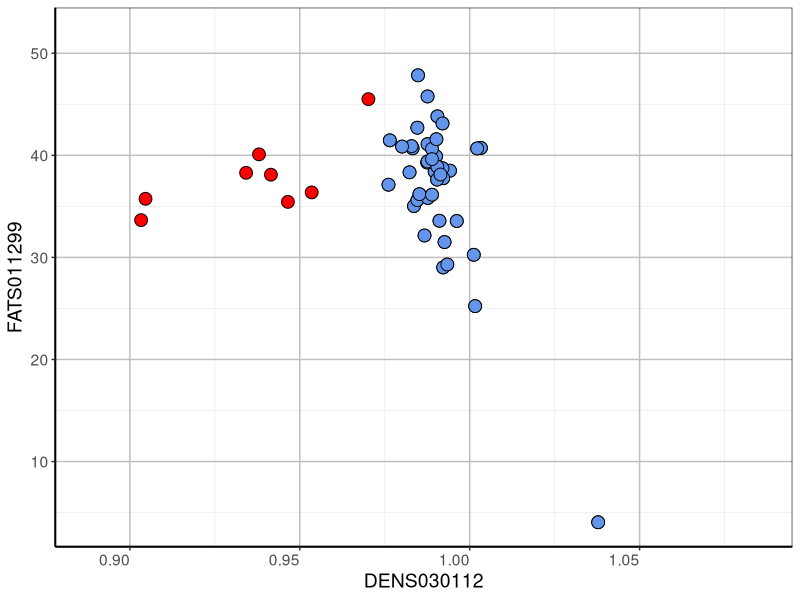

This figure's R source:
# Clean Up environment ---------------------------------------------------
rm(list=ls())

# Packages ---------------------------------------------------------------
library(readxl)
library(readr)
library(dplyr)
library(tidyr)
library(ggplot2)

# Data Input -------------------------------------------------------------
data.in <- read_excel("cream2.xlsx")

## Data Cleaning ---------------------------------------------------------

# Remove duplicates ------------------------------------------------------

data.density <- data.in %>%
        filter(ANALYSIS == "DENS030112")
data.density <- data.density[!duplicated(data.density$SAMPLE_NUMBER),]

data.fat <- data.in %>%
        filter(ANALYSIS == "FATS011299") %>% 
        filter(UNITS == "PCT_M-M")

data.fat <- data.fat[!duplicated(data.fat$SAMPLE_NUMBER),]

# Remove fat results that do not have a density --------------------------
data.all <- data.fat %>%
        filter(SAMPLE_NUMBER %in% data.density$SAMPLE_NUMBER)

# Combine ands simplify --------------------------------------------------
data.all2 <- rbind(data.all, data.density)

data.in_3 <- data.all2[, c(1,5,8)]
#data.in_3 <- data.all2[, c(1,4,7)]

data.in_4 <- spread(data.in_3, ANALYSIS, ENTRY)

data.in_5 <- data.in_4 %>% 
        filter(DENS030112 > 0.975)

# Graph ------------------------------------------------------------------

fat_dens_plot <- ggplot() +
        geom_point(data = data.in_4, aes(x=DENS030112, y=FATS011299),size=4, shape=21, fill = "red")+
        geom_point(data = data.in_5, aes(x=DENS030112, y=FATS011299),size=4, shape=21, fill = "cornflowerblue")+
        theme_bw()+
        theme(panel.grid.major = element_line(size = 0.5, color = "grey"), 
                axis.line = element_line(size = 0.7, color = "black"), 
                text = element_text(size = 14), axis.text.x = element_text(angle = 0, hjust = 1))
                
                        
fat_dens_plot

# ggsave("cream.png", width = 10, height = 10, dpi = 100)
